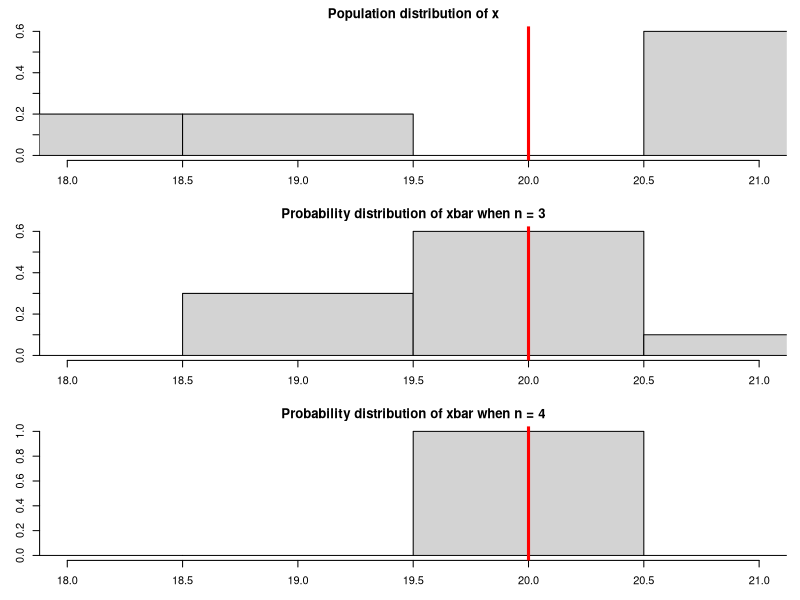
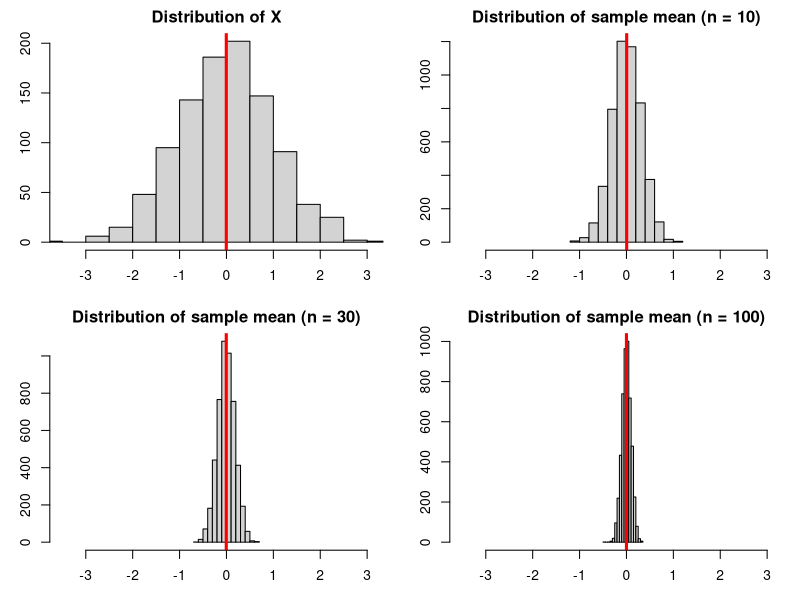
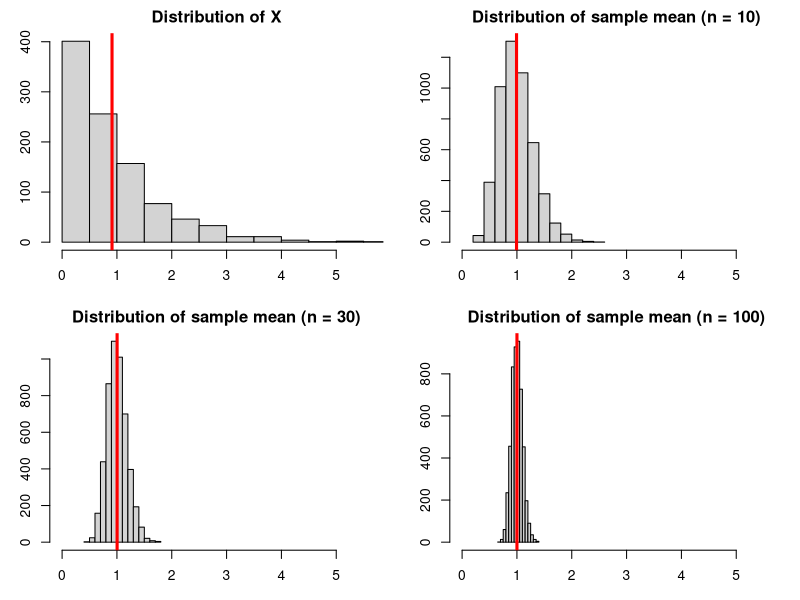
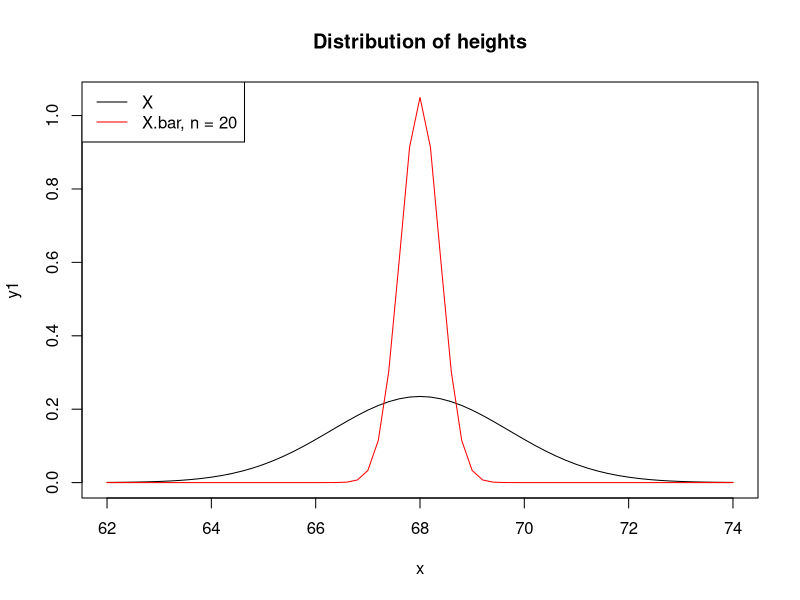

The R script that drew these images, in order:
##################################################################
# sampling distributions
##################################################################

x = c(21,19,21,21,18)

## calculate population mean ##
mean(x)   ## population mean is 20

## draw histogram ##
xlim = c(min(x), max(x))
breaks = seq(17.5, 21.5, by= 1)
par.orig = par(mfrow = c(3,1), mar = c(3,3,2,1))
hist(x, prob = TRUE, xlim = xlim, 
     main = "Population distribution of x", breaks = breaks)
abline(v = mean(x), col = "red", lwd = 3)

###################################################################
## look at all combinations (order does not matter) of selecting 3 
## students
## set = FALSE because x contains duplicate values
## we do not repeat values; once a student is selected, he/she will
## not be selected again
###################################################################
library(gtools)
S = combinations(length(x), 3, x, set = FALSE, repeats.allowed = FALSE)
sample.means = rowMeans(S)
hist(sample.means, xlim = xlim, prob = TRUE, breaks = breaks,
     main = "Probability distribution of xbar when n = 3")
expected.value = mean(sample.means) ## 20, the same as the population mean!
abline(v = expected.value, col = "red", lwd = 3)

### repeat for n = 4 ###
library(gtools)
S = combinations(length(x), 4, x, set = FALSE, repeats.allowed = FALSE)
sample.means = rowMeans(S)
hist(sample.means, xlim = xlim, prob = TRUE, breaks = breaks,
     main = "Probability distribution of xbar when n = 4")
expected.value = mean(sample.means) ## 20, the same as the population mean!
abline(v = expected.value, col = "red", lwd = 3)

par(par.orig)


###################################################################
## constructs histogram and adds vertical red line for mean ##
###################################################################
plot.hist <-function(x, ...) {
  hist(x, ...)
  abline(v = mean(x), lwd = 3, col = "red")
}


###################################################################
## Central Limit Theorem when X ~ normally distributed
###################################################################

###################################################################
## returns the sample mean from 'n' randomly generated observations 
## from the standard normal distribution
###################################################################
get.sample.mean <-function(n) mean(rnorm(n))

x.population = rnorm(1000)
x.10 = replicate(5000, get.sample.mean(10))
x.30 = replicate(5000, get.sample.mean(30))
x.100 = replicate(5000, get.sample.mean(100))


xlim = c(min(x.population), max(x.population))
par.orig = par(mfrow = c(2,2), mar = c(3,3,2,1))
plot.hist(x.population, main = "Distribution of X", xlim = xlim)
plot.hist(x.10, main = "Distribution of sample mean (n = 10)", xlim = xlim)
plot.hist(x.30, main = "Distribution of sample mean (n = 30)", xlim = xlim)
plot.hist(x.100, main = "Distribution of sample mean (n = 100)", xlim = xlim)
par(par.orig)


###################################################################
## Central Limit Theorem when X ~ NOT normally distributed!
## we will give X the exponential distribution, which is skewed
###################################################################

## returns the sample mean from 'n' randomly generated observations from the
## exponential distribution
get.sample.mean <-function(n) mean(rexp(n))

x.population = rexp(1000)
x.10 = replicate(5000, get.sample.mean(10))
x.30 = replicate(5000, get.sample.mean(30))
x.100 = replicate(5000, get.sample.mean(100))


xlim = c(min(x.population), max(x.population))
par.orig = par(mfrow = c(2,2), mar = c(3,3,2,1))
plot.hist(x.population, main = "Distribution of X", xlim = xlim)
plot.hist(x.10, main = "Distribution of sample mean (n = 10)", xlim = xlim)
plot.hist(x.30, main = "Distribution of sample mean (n = 30)", xlim = xlim)
plot.hist(x.100, main = "Distribution of sample mean (n = 100)", xlim = xlim)
par(par.orig)


###################################################################
## Central Limit Theorem in practice:
## Suppose that heights have the distribution X ~ N(68, 1.7).
## We will calculuate probabilities involving the sample mean 
## from a sample of 20 individuals
###################################################################


###################################################################
## Visualization
###################################################################

x = seq(62, 74, by = .2)
y1 = dnorm(x, mean = 68, sd = 1.7) ## density of x
y2 = dnorm(x, mean = 68, sd = 1.7 / sqrt(20)) ## density of sample mean when n = 20
plot(x, y1, main = "Distribution of heights", type = "l", ylim = c(0, max(y1,y2)))
lines(x, y2, col = "red")
legend("topleft", c("X", "X.bar, n = 20"), col = c("black", "red"), lty = 1)

# Find P(X < 69)
pnorm(69, mean = 68, sd = 1.7)

# Find P(X > 67)
1 - pnorm(67, mean = 68, sd = 1.7)

# In a random sample of 20 individuals, find the probability
# that the sample mean is less than 69:
pnorm(69, mean = 68, sd = 1.7 / sqrt(20))

# In a random sample of 20 individuals, find the probability
# that the sample mean is greater than 67
1 - pnorm(67, mean = 68, sd = 1.7 / sqrt(20))

# In a random sample of 20 individuals, find the probability
# that the sample mean is between 67 and 67.5.
pnorm(67.5, mean = 68, sd = 1.7 / sqrt(20)) - pnorm(67, mean = 68, sd = 1.7 / sqrt(20))
